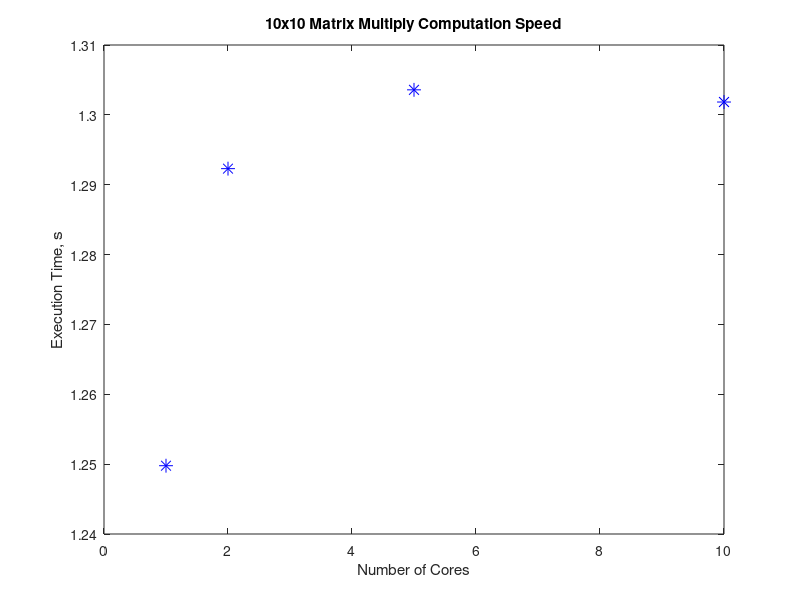
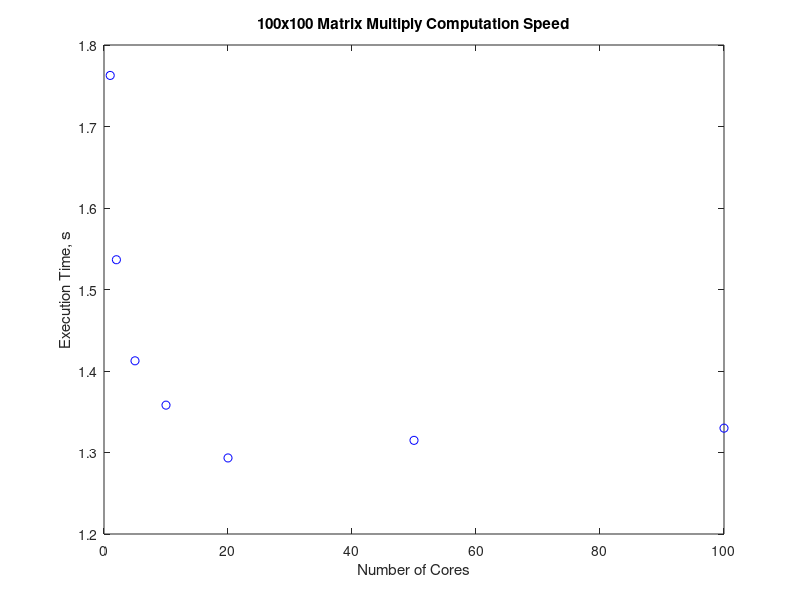
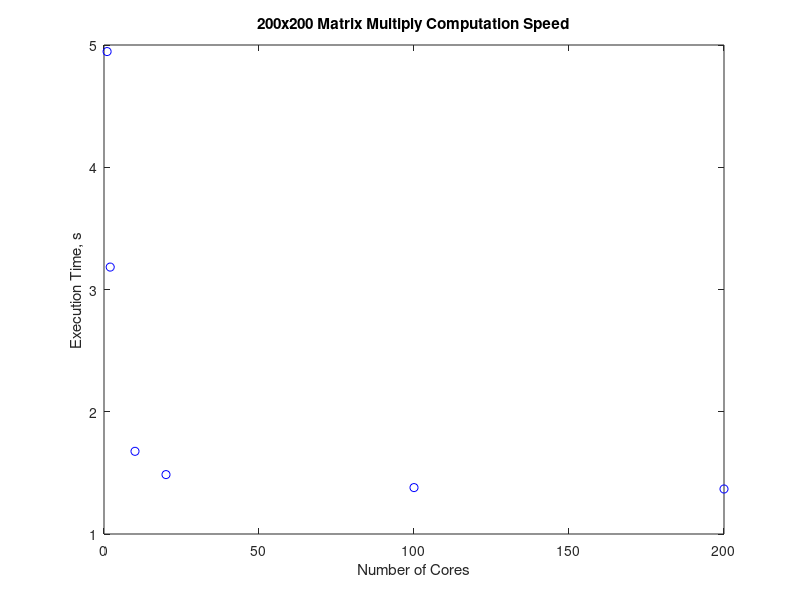
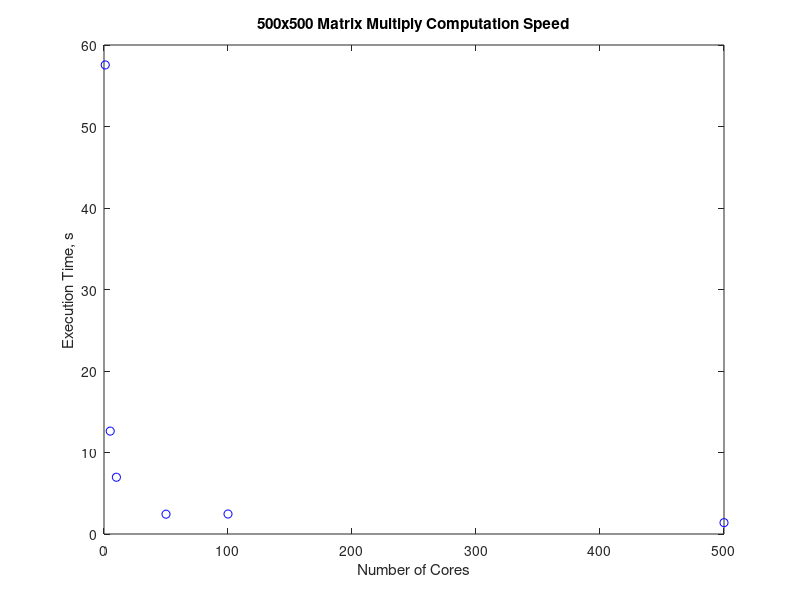

MATLAB code to generate these figures, in order:
%% Independent Study - Matrix Multiply Code
close all;
figure;
core = [1,2,5,10];
time = [1.2497769, 1.2923011, 1.3035824, 1.3018376];
plot(core,time, 'b*', 'MarkerSize',10);
xlabel('Number of Cores')
ylabel('Execution Time, s')
title('10x10 Matrix Multiply Computation Speed')

%% 100x100
figure;
core = [1,2,5,10,20,50,100];
time = [1.7626656, 1.5365314, 1.4125129, 1.3581077, 1.2933241, 1.3148984, 1.3298816];
plot(core,time, 'bo');
xlabel('Number of Cores')
ylabel('Execution Time, s')
title('100x100 Matrix Multiply Computation Speed')

%% 200x200
figure;
core = [1,2,10,20,100,200];
time = [4.9463822, 3.1834122, 1.6763162, 1.4859695, 1.3796789, 1.3682464];
plot(core,time, 'bo');
xlabel('Number of Cores')
ylabel('Execution Time, s')
title('200x200 Matrix Multiply Computation Speed')

%% 500x500
figure;
core = [1,5,10,50,100,500];
time = [57.5545688, 12.6260932, 6.9646229, 2.434229, 2.4537469, 1.393408];
plot(core,time, 'bo');
xlabel('Number of Cores')
ylabel('Execution Time, s')
title('500x500 Matrix Multiply Computation Speed')

%% 1000x1000
figure;
core = [1,5,10,50,100,500,1000];
time = [449.68841, 91.649079, 46.3979794, 10.3677808, 5.926102, 4.4604124, 4.1112807];
plot(core,time, 'bo');
xlabel('Number of Cores')
ylabel('Execution Time, s')
title('10x10 Matrix Multiply Computation Speed')